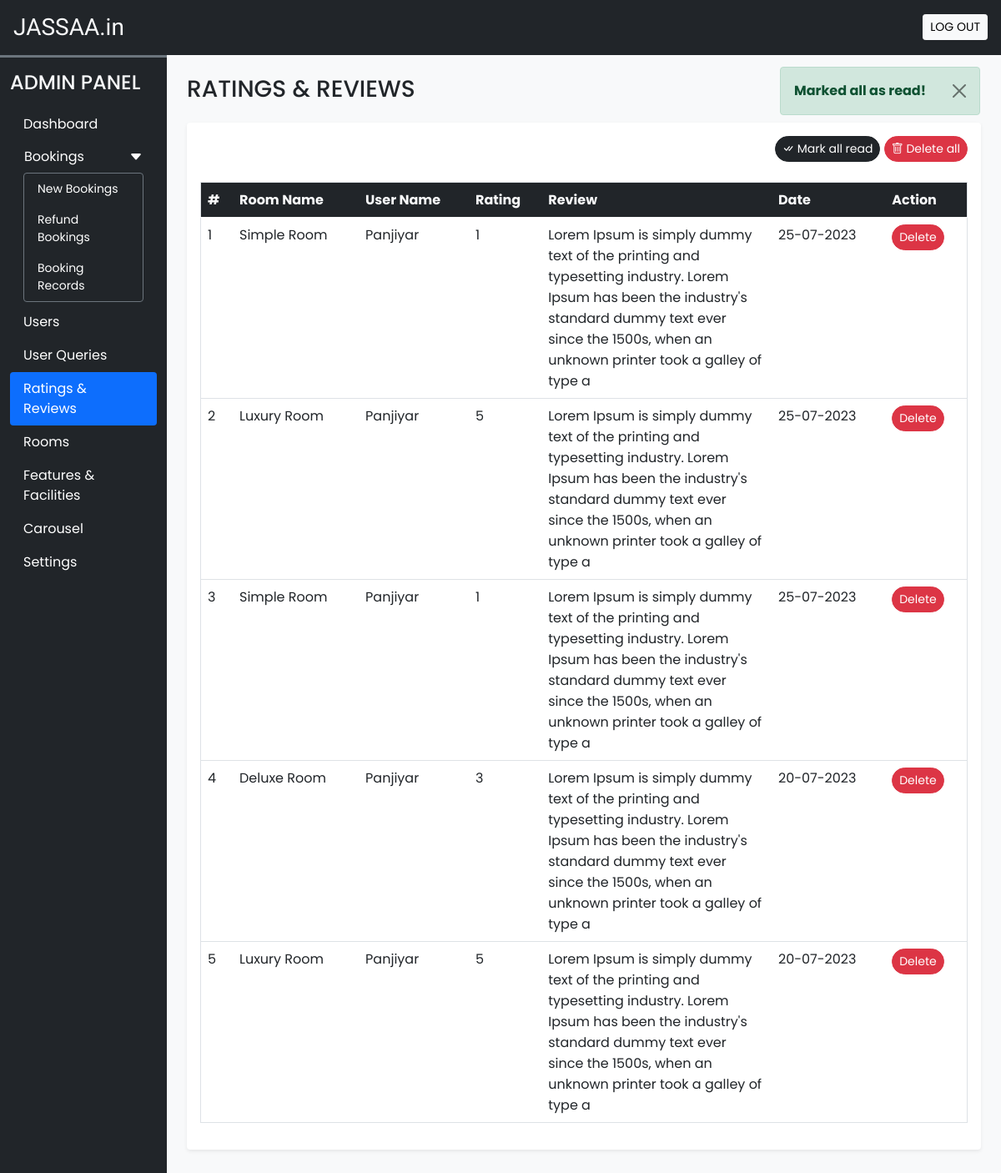
The page /admin/rate_review.php?seen=all (signed in) on the database its author committed.
### tables this page shows
CREATE TABLE `rating_review` (
  `sr_no` int(11) NOT NULL,
  `booking_id` int(11) NOT NULL,
  `room_id` int(11) NOT NULL,
  `user_id` int(11) NOT NULL,
  `rating` int(11) NOT NULL,
  `review` varchar(200) NOT NULL,
  `seen` int(11) NOT NULL DEFAULT 0,
  `datentime` datetime NOT NULL DEFAULT current_timestamp()
);

CREATE TABLE `rooms` (
  `id` int(11) NOT NULL,
  `name` varchar(150) NOT NULL,
  `area` int(11) NOT NULL,
  `price` int(11) NOT NULL,
  `quantity` int(11) NOT NULL,
  `adult` int(11) NOT NULL,
  `children` int(11) NOT NULL,
  `description` varchar(350) NOT NULL,
  `status` tinyint(4) NOT NULL DEFAULT 1,
  `removed` int(11) NOT NULL DEFAULT 0
);

CREATE TABLE `user_cred` (
  `id` int(11) NOT NULL,
  `name` varchar(100) NOT NULL,
  `email` varchar(150) NOT NULL,
  `address` varchar(120) NOT NULL,
  `phonenum` varchar(100) NOT NULL,
  `pincode` int(11) NOT NULL,
  `dob` date NOT NULL,
  `profile` varchar(100) NOT NULL,
  `password` varchar(200) NOT NULL,
  `is_verified` int(11) NOT NULL DEFAULT 0,
  `token` varchar(200) DEFAULT NULL,
  `t_expire` date DEFAULT NULL,
  `status` int(11) NOT NULL DEFAULT 1,
  `datentime` datetime NOT NULL DEFAULT current_timestamp()
);

### admin/inc/db_config.php (called while the page is built, shortened)
<?php
  function filteration($data){
    foreach($data as $key => $value){
      $value = trim($value);
      $value = stripslashes($value);
      $value = strip_tags($value);
      $value = htmlspecialchars($value);
      $data[$key] = $value;
    }
    return $data;
  }
  function update($sql,$values,$datatypes)
  {
    $con = $GLOBALS['con'];
    if($stmt = mysqli_prepare($con,$sql))
    {
      mysqli_stmt_bind_param($stmt,$datatypes,...$values);
      if(mysqli_stmt_execute($stmt)){
        $res = mysqli_stmt_affected_rows($stmt);
        return $res;
      }
      else{
        mysqli_stmt_close($stmt);
        die("Query cannot be executed - Update");
      }
    }
    else{
      die("Query cannot be prepared - Update");
    }
  }
?>

### admin/rate_review.php (the view, shortened to what this page needs)
<?php
  require('inc/essentials.php');
  require('inc/db_config.php');
  if(isset($_GET['seen']))
  {
    $frm_data = filteration($_GET);
    if($frm_data['seen']=='all'){
      $q = "UPDATE `rating_review` SET `seen`=?";
      $values = [1];
      if(update($q,$values,'i')){
        alert('success','Marked all as read!');
      }
      else{
        alert('error','Operation Failed!');
      }
    }
  }
?>
<!DOCTYPE html>
<html lang="en">
<head>
  <?php require('inc/links.php'); ?>
</head>
<body class="bg-light">
  <?php require('inc/header.php'); ?>
  <div class="container-fluid" id="main-content">
    <div class="row">
      <div class="col-lg-10 ms-auto p-4 overflow-hidden">
        <h3 class="mb-4">RATINGS & REVIEWS</h3>
        <div class="card border-0 shadow-sm mb-4">
          <div class="card-body">
            <div class="text-end mb-4">
              <a href="?seen=all" class="btn btn-dark rounded-pill shadow-none btn-sm">
                <i class="bi bi-check-all"></i> Mark all read
              </a>
              <a href="?del=all" class="btn btn-danger rounded-pill shadow-none btn-sm">
                <i class="bi bi-trash"></i> Delete all
              </a>
            </div>
            <div class="table-responsive-md">
              <table class="table table-hover border">
                <thead>
                  <tr class="bg-dark text-light">
                    <th scope="col">#</th>
                    <th scope="col">Room Name</th>
                    <th scope="col">User Name</th>
                    <th scope="col">Rating</th>
                    <th scope="col" width="30%">Review</th>
                    <th scope="col">Date</th>
                    <th scope="col">Action</th>
                  </tr>
                </thead>
                <tbody>
                  <?php
                    $q = "SELECT rr.*,uc.name AS uname, r.name AS rname FROM `rating_review` rr
                      INNER JOIN `user_cred` uc ON rr.user_id = uc.id
                      INNER JOIN `rooms` r ON rr.room_id = r.id
                      ORDER BY `sr_no` DESC";
                    $data = mysqli_query($con,$q);
                    $i=1;
                    while($row = mysqli_fetch_assoc($data))
                    {
                      $date = date('d-m-Y',strtotime($row['datentime']));
                      $seen='';
                      $seen.="<a href='?del=$row[sr_no]' class='btn btn-sm rounded-pill btn-danger'>Delete</a>";
                      echo<<<query
                        <tr>
                          <td>$i</td>
                          <td>$row[rname]</td>
                          <td>$row[uname]</td>
                          <td>$row[rating]</td>
                          <td>$row[review]</td>
                          <td>$date</td>
                          <td>$seen</td>
                        </tr>
                      query;
                      $i++;
                    }
                  ?>
                </tbody>
              </table>
            </div>
          </div>
        </div>
      </div>
    </div>
  </div>
</body>
</html>

### admin/css/common.css (style rules this page uses)
:root { --teal: #2ec1ac; --teal_hover: #279e8c; }
* { font-family: 'Poppins', sans-serif; }

### rows shown on the page
rating_review: room.name "Simple Room", user.name "Panjiyar", rating "1", review "Lorem Ipsum is simply dummy text of the printing and typesetting industry. Lorem Ipsum has been the industry's standard dummy text ever since the 1500s, when an unknown printer took a galley of type a", datentime "25-07-2023"
rating_review: room.name "Luxury Room", user.name "Panjiyar", rating "5", review "Lorem Ipsum is simply dummy text of the printing and typesetting industry. Lorem Ipsum has been the industry's standard dummy text ever since the 1500s, when an unknown printer took a galley of type a", datentime "25-07-2023"
rating_review: room.name "Simple Room", user.name "Panjiyar", rating "1", review "Lorem Ipsum is simply dummy text of the printing and typesetting industry. Lorem Ipsum has been the industry's standard dummy text ever since the 1500s, when an unknown printer took a galley of type a", datentime "25-07-2023"
rating_review: room.name "Deluxe Room", user.name "Panjiyar", rating "3", review "Lorem Ipsum is simply dummy text of the printing and typesetting industry. Lorem Ipsum has been the industry's standard dummy text ever since the 1500s, when an unknown printer took a galley of type a", datentime "20-07-2023"
rating_review: room.name "Luxury Room", user.name "Panjiyar", rating "5", review "Lorem Ipsum is simply dummy text of the printing and typesetting industry. Lorem Ipsum has been the industry's standard dummy text ever since the 1500s, when an unknown printer took a galley of type a", datentime "20-07-2023"

### other values the page prints
$msg "Marked all as read!"
